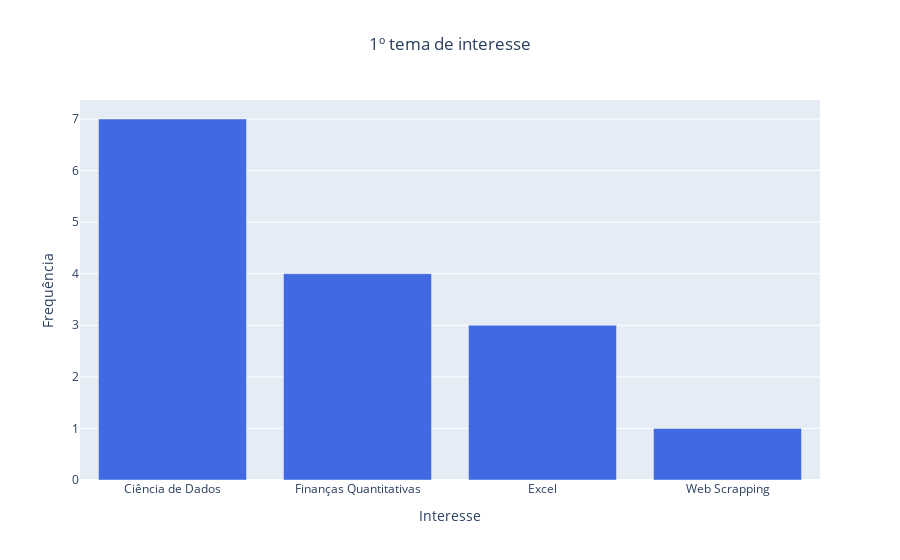
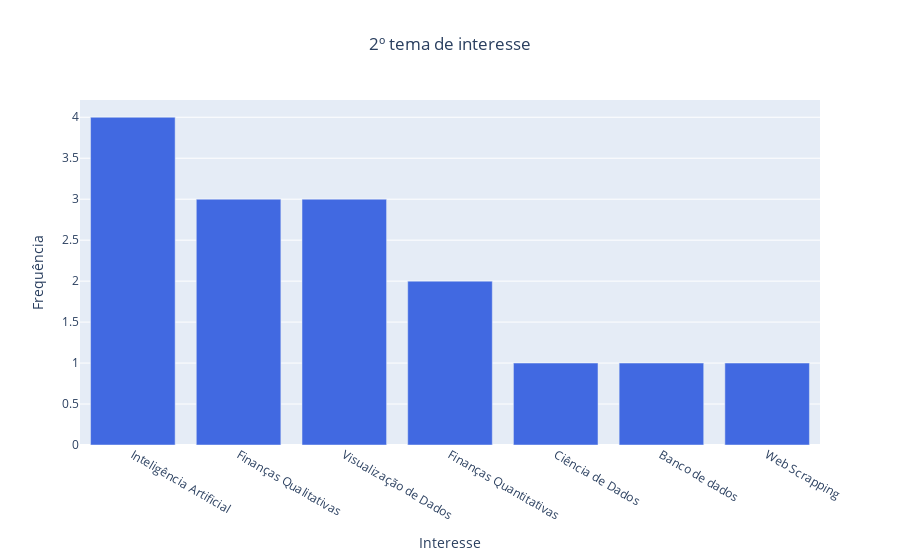
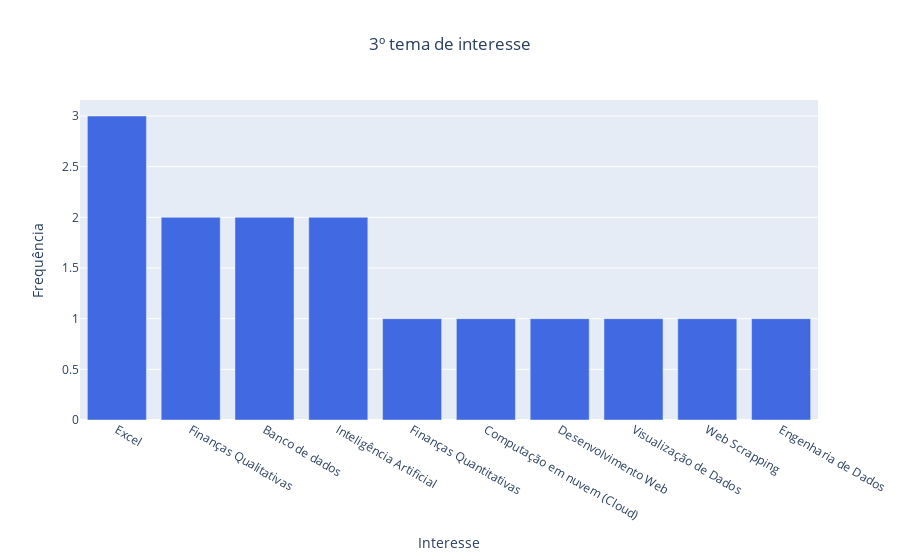
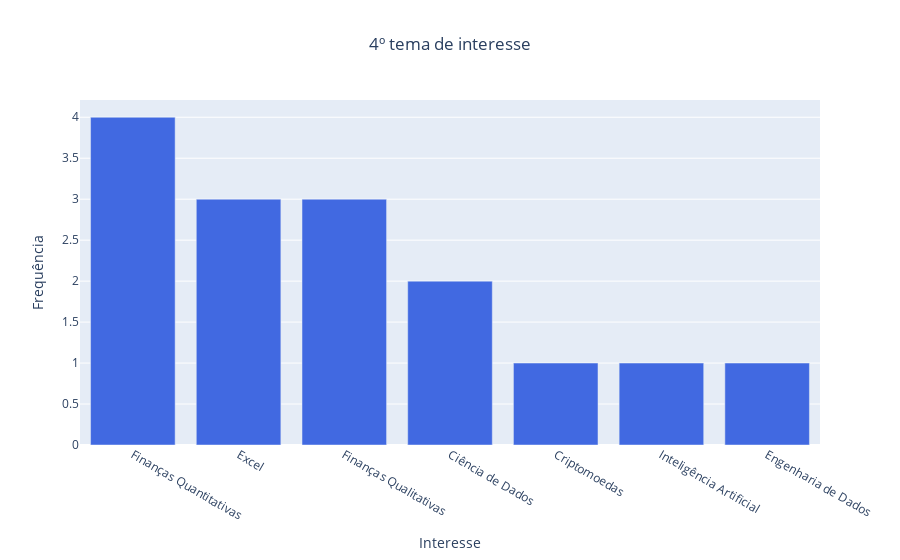

The code cell stored with these charts, in order, in its notebook:
### Code cell
# O código abaixo gera, exibe e guarda uma série de gráficos de barras que mostram a distribuição dos interesse
# dos membros que pretendem continuar ativos.

bar_charts_interesses = []
for column in df_ativos_interesses.iloc[:, 1:].columns:
    # Cria a série de valores.
    serie = df_ativos_interesses[column]
    
    # Conta a frequência de cada valor.
    frequencias = serie.value_counts()
    
    # Cria o gráfico e adiciona à lista.
    fig = criar_grafico_barras(frequencias, f"{column}"[:-1], "Interesse", "Frequência")
    bar_charts_interesses.append(fig)
    
    # Exibe o gráfico
    fig.show()

### Figure 1 — Plotly figure (JSON) as saved in the notebook; plotly's stock layout.template omitted (floating-point values rounded to 4 significant figures)
{"data": [{"marker": {"color": "royalblue"}, "type": "bar", "x": ["Ciência de Dados", "Finanças Quantitativas", "Excel", "Web Scrapping"], "y": [7, 4, 3, 1]}], "layout": {"title": {"text": "1º tema de interesse", "x": 0.5, "xanchor": "center"}, "xaxis": {"title": {"text": "Interesse"}}, "yaxis": {"title": {"text": "Frequência"}}}}

### Figure 2 — Plotly figure (JSON) as saved in the notebook; plotly's stock layout.template omitted (floating-point values rounded to 4 significant figures)
{"data": [{"marker": {"color": "royalblue"}, "type": "bar", "x": ["Inteligência Artificial", "Finanças Qualitativas", "Visualização de Dados", "Finanças Quantitativas", "Ciência de Dados", "Banco de dados", "Web Scrapping"], "y": [4, 3, 3, 2, 1, 1, 1]}], "layout": {"title": {"text": "2º tema de interesse", "x": 0.5, "xanchor": "center"}, "xaxis": {"title": {"text": "Interesse"}}, "yaxis": {"title": {"text": "Frequência"}}}}

### Figure 3 — Plotly figure (JSON) as saved in the notebook; plotly's stock layout.template omitted (floating-point values rounded to 4 significant figures)
{"data": [{"marker": {"color": "royalblue"}, "type": "bar", "x": ["Excel", "Finanças Qualitativas", "Banco de dados", "Inteligência Artificial", "Finanças Quantitativas", "Computação em nuvem (Cloud)", "Desenvolvimento Web", "Visualização de Dados", "Web Scrapping", "Engenharia de Dados"], "y": [3, 2, 2, 2, 1, 1, 1, 1, 1, 1]}], "layout": {"title": {"text": "3º tema de interesse", "x": 0.5, "xanchor": "center"}, "xaxis": {"title": {"text": "Interesse"}}, "yaxis": {"title": {"text": "Frequência"}}}}

### Figure 4 — Plotly figure (JSON) as saved in the notebook; plotly's stock layout.template omitted (floating-point values rounded to 4 significant figures)
{"data": [{"marker": {"color": "royalblue"}, "type": "bar", "x": ["Finanças Quantitativas", "Excel", "Finanças Qualitativas", "Ciência de Dados", "Criptomoedas", "Inteligência Artificial", "Engenharia de Dados"], "y": [4, 3, 3, 2, 1, 1, 1]}], "layout": {"title": {"text": "4º tema de interesse", "x": 0.5, "xanchor": "center"}, "xaxis": {"title": {"text": "Interesse"}}, "yaxis": {"title": {"text": "Frequência"}}}}
